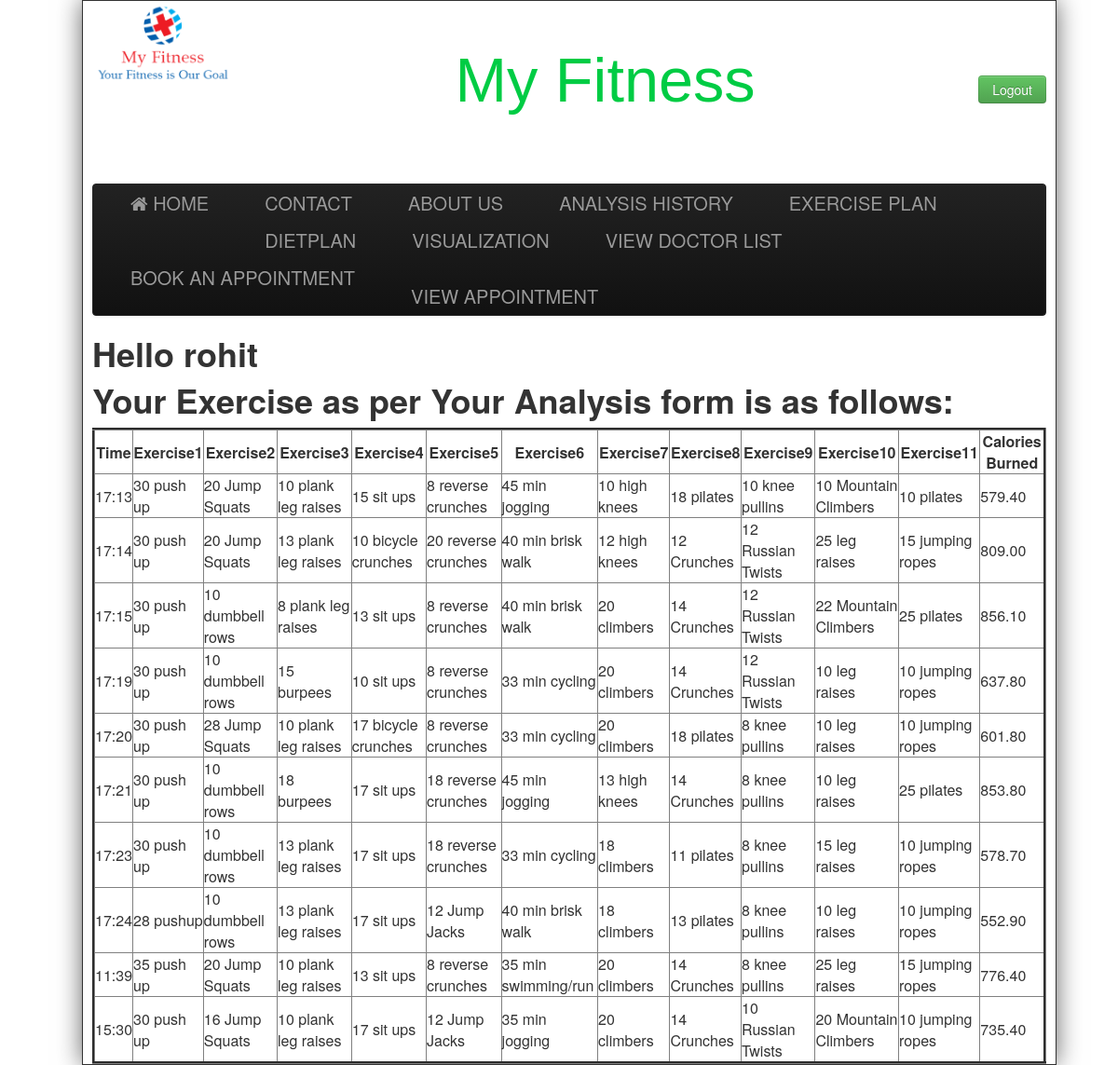
Screenshot of /excerise.php (signed in) with the database file from the repository.
### tables this page shows
CREATE TABLE `exercise` (
  `e1` varchar(255) NOT NULL,
  `e2` varchar(255) NOT NULL,
  `e3` varchar(255) NOT NULL,
  `e4` varchar(255) NOT NULL,
  `e5` varchar(255) NOT NULL,
  `e6` varchar(255) NOT NULL,
  `e7` varchar(255) NOT NULL,
  `e8` varchar(255) NOT NULL,
  `e9` varchar(255) NOT NULL,
  `e10` varchar(255) NOT NULL,
  `e11` varchar(255) NOT NULL,
  `total` double(6,2) NOT NULL,
  `username` varchar(255) NOT NULL,
  `time` varchar(255) NOT NULL
);

### excerise.php (the view, shortened to what this page needs)
<html>
<head>
	<link href="css/bootstrap.min.css" rel="stylesheet" ></link>
	<link href="css/bootstrap.css" rel="stylesheet" ></link>
	<link href="css/Default.css" rel="stylesheet" >	</link>
	<link rel="stylesheet" type="text/css" href="https://stackpath.bootstrapcdn.com/font-awesome/4.7.0/css/font-awesome.min.css"></link>
	<link href="https://stackpath.bootstrapcdn.com/font-awesome/4.7.0/css/font-awesome.min.css" rel="stylesheet"></link>
</head>
<body>
<div class="wrap">
		<div class="header">
			<div style="float:left;width:150px;">
				<img src="images/logo2.jpg"/>
			</div>
			<div>
				<div style="float:right; font-size:20px;margin-top:20px;">
				<?php
			 if(isset($_SESSION['name']))
			 {
			 echo "<b>Welcome,</b>".$_SESSION['name']."&nbsp;&nbsp;&nbsp;<a href=\"logout.php\" class=\"btn btn-info\">Logout</a>";
			 }
			 else
			 {
			 ?><br><br><br>
			     <a href="index2.php?logout='1'" class="btn btn-success" >Logout</a>
			<?php } ?>
			</div>
			<div id="heading">
				<a href="#" id="title">My Fitness</a>
			</div>
			</div>
		</div><br><br>
		<div class="navbar navbar-inverse">
			<div class="navbar-inner">
				<div class="container" >
				<a class="brand" href="index.php" ><i class="fa fa-home" aria-hidden="true"></i>&nbsp;HOME</a>
				<a class="brand" href="contact2.php">CONTACT</a>
				<a class="brand" href="about2.php">ABOUT US </a>
				<a class="brand" href="display.php" >ANALYSIS HISTORY</a>
				<a class="brand" href="excerise.php">EXERCISE PLAN</a>
				<a class="brand" href="diet.php">DIETPLAN</a>
				<a class="brand" href="visualization.php">VISUALIZATION</a>
				<a class="brand" href="viewdoc2.php">VIEW DOCTOR LIST </a>
				<a class="brand" href="booking.php">BOOK AN APPOINTMENT </a>
				<a class="brand" href="booking.php"> </a>
				<a class="brand" href="booking.php"> </a>
				<a class="brand" href="booking.php"> </a>
				<a class="brand" href="booking.php"> </a>
				<a class="brand" href="booking.php"> </a>
				<a class="brand" href="booking.php"> </a>
				<a class="brand" href="booking.php"> </a>
				<a class="brand" href="booking.php"> </a>
				<a class="brand" href="viewbooking.php">VIEW APPOINTMENT </a>
				</div>
			</div>
		</div>
<?php  if (isset($_SESSION['username'])) : ?>
			<h1><p>Hello <strong><?php echo $_SESSION['username']; ?></strong></p> </h1>
		<?php endif ?>
<?php
include("connection.php");
$name= $_SESSION['username'];
$query="SELECT * FROM exercise where username='$name'";
$data=mysqli_query($conn,$query);
$total=mysqli_num_rows($data);
if($total !=0)
{
	?>
	<h1> Your Exercise as per Your Analysis form is as follows:</h1>
	<table border='3' cellpadding='0' cellspacing="0" >
           <tr>
			<th>Time</th>
			<th>Exercise1</th>
			<th>Exercise2</th>
			<th>Exercise3</th>
			<th>Exercise4</th>
			<th>Exercise5</th>
			<th>Exercise6</th>
			<th>Exercise7</th>
			<th>Exercise8</th>
			<th>Exercise9</th>
			<th>Exercise10</th>
			<th>Exercise11</th>
			<th>Calories Burned</th>
		</tr>
<?php
	while($result=mysqli_fetch_assoc($data))
	{
		echo "<tr>
			<td>".$result['time']."</td>
			<td>".$result['e1']."</td>
			<td>".$result['e2']."</td>
			<td>".$result['e3']."</td>
			<td>".$result['e4']."</td>
			<td>".$result['e5']."</td>
			<td>".$result['e6']."</td>
			<td>".$result['e7']."</td>
			<td>".$result['e8']."</td>
			<td>".$result['e9']."</td>
			<td>".$result['e10']."</td>
			<td>".$result['e11']."</td>
			<td>".$result['total']."</td>
		</tr>";
	}
}
?>
</div>
</body>
</html>

### css/Default.css (style rules this page uses)
body { width:100%; background-image:url(C:\xampp\htdocs\RNGClinic\images\back.jpg); }
.header { height: 156px; padding: 0; font-size: 14px; width:100%; }
.wrap { position:absolute; width:1024px; background-color:#FFFFFF; padding:0 10px; border:solid 1px; -o-box-shadow: 10px 10px 5px #888; -moz-box-shadow: 10px 10px 5px #888; -webkit-box-shadow: 10px 10px 5px #888; box-shadow: 0px 0px 25px #666; }
#heading { text-align:center; font-size:50pt; font-family:verdana,helvetica,arial,sans-serif; color:#993366; padding-top:35pt; line-height:normal; }
.navbar .brand { padding:10px 40px 10px; }

### excerise.php (style rules this page uses)
#title { color: #00cc44; }

### rows the page displays
exercise: time "17:13", e1 "30 push up", e2 "20 Jump Squats", e3 "10 plank leg raises", e4 "15 sit ups", e5 "8 reverse crunches", e6 "45 min jogging", e7 "10 high knees", e8 "18 pilates", e9 "10 knee pullins", e10 "10 Mountain Climbers", e11 "10 pilates", total "579.40"
exercise: time "17:14", e1 "30 push up", e2 "20 Jump Squats", e3 "13 plank leg raises", e4 "10 bicycle crunches", e5 "20 reverse crunches", e6 "40 min brisk walk", e7 "12 high knees", e8 "12 Crunches", e9 "12 Russian Twists", e10 "25 leg raises", e11 "15 jumping ropes", total "809.00"
exercise: time "17:15", e1 "30 push up", e2 "10 dumbbell rows", e3 "8 plank leg raises", e4 "13 sit ups", e5 "8 reverse crunches", e6 "40 min brisk walk", e7 "20 climbers", e8 "14 Crunches", e9 "12 Russian Twists", e10 "22 Mountain Climbers", e11 "25 pilates", total "856.10"
exercise: time "17:19", e1 "30 push up", e2 "10 dumbbell rows", e3 "15 burpees", e4 "10 sit ups", e5 "8 reverse crunches", e6 "33 min cycling", e7 "20 climbers", e8 "14 Crunches", e9 "12 Russian Twists", e10 "10 leg raises", e11 "10 jumping ropes", total "637.80"
exercise: time "17:20", e1 "30 push up", e2 "28 Jump Squats", e3 "10 plank leg raises", e4 "17 bicycle crunches", e5 "8 reverse crunches", e6 "33 min cycling", e7 "20 climbers", e8 "18 pilates", e9 "8 knee pullins", e10 "10 leg raises", e11 "10 jumping ropes", total "601.80"
exercise: time "17:21", e1 "30 push up", e2 "10 dumbbell rows", e3 "18 burpees", e4 "17 sit ups", e5 "18 reverse crunches", e6 "45 min jogging", e7 "13 high knees", e8 "14 Crunches", e9 "8 knee pullins", e10 "10 leg raises", e11 "25 pilates", total "853.80"
exercise: time "17:23", e1 "30 push up", e2 "10 dumbbell rows", e3 "13 plank leg raises", e4 "17 sit ups", e5 "18 reverse crunches", e6 "33 min cycling", e7 "18 climbers", e8 "11 pilates", e9 "8 knee pullins", e10 "15 leg raises", e11 "10 jumping ropes", total "578.70"
exercise: time "17:24", e1 "28 pushup", e2 "10 dumbbell rows", e3 "13 plank leg raises", e4 "17 sit ups", e5 "12 Jump Jacks", e6 "40 min brisk walk", e7 "18 climbers", e8 "13 pilates", e9 "8 knee pullins", e10 "10 leg raises", e11 "10 jumping ropes", total "552.90"
exercise: time "11:39", e1 "35 push up", e2 "20 Jump Squats", e3 "10 plank leg raises", e4 "13 sit ups", e5 "8 reverse crunches", e6 "35 min swimming/run", e7 "20 climbers", e8 "14 Crunches", e9 "8 knee pullins", e10 "25 leg raises", e11 "15 jumping ropes", total "776.40"
exercise: time "15:30", e1 "30 push up", e2 "16 Jump Squats", e3 "10 plank leg raises", e4 "17 sit ups", e5 "12 Jump Jacks", e6 "35 min jogging", e7 "20 climbers", e8 "14 Crunches", e9 "10 Russian Twists", e10 "20 Mountain Climbers", e11 "10 jumping ropes", total "735.40"

### other values shown
$_SESSION['username'] "rohit"
